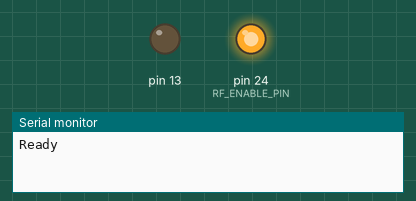
Recording of a sketch running on a simulated Arduino Mega 2560, built with avr-gcc and run on an emulated ATmega2560. Shown: output pins drawn as LEDs (lit = HIGH), the last lines printed to the serial monitor. Pins used as bus, display or sensor lines are not drawn.

Above: at 0.17 s.
At 5.6 s:
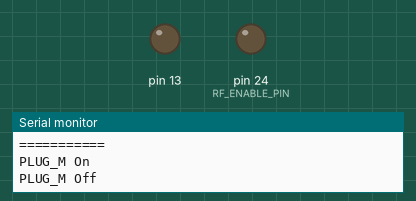
Timing chart, 0 to 7.3 s (numbered marks = the images above):
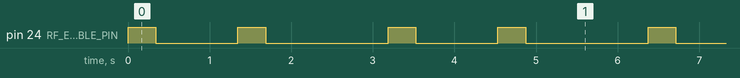

Measured:
- by itself, pin 24 (RF_ENABLE_PIN): repeats every 3.2 s: LOW 1.0 s, HIGH 0.34 s, LOW 1.5 s, HIGH 0.34 s
- by itself, everything shown: repeats every 3.2 s, in 4 steps

The sketch:

RF_transmit_test.ino
```cpp
/*
SilverCrest 91210 RCS AAA3680 - A IP20
Below code will transmit on and off signals to SilverCrest 91210 Remote Electrical Sockets

Based on code from http://forum.arduino.cc/index.php?topic=202556.msg1492685#msg1492685
Modifed by Poopi, Tested on Teensy 2.0++

Sequence had two distinct sub sequences -
1. 4x with short sync and short '1's
2. 4x with long sync and longer '1's

Codes were cycled - 4 different codes per each plug but you can choose any of these codes - I used all to mimic original RCU
Seems that 4 last bits are a PLUG identifier and first 4 bits are a remote identifier

Remaining 16 bits seems to be common for all plugs ( Plug C have reverted On/Off sequences sic! )
All codes captured from original RCU usin logic analyzer


Below setup as two Button Pins (each button pin 1 is sent to arduino pins 5 and 8 and pin 4 sent to ground)
Button 1 sends the signal
Button 2 cycles through the functions (A, B, C, D and Master)
433Mhz Transmitter set up on pins 7 and 24
Pin 27 - transmit
Pin 24 - VCC of the transmitter

LED on pin 6 flashes while sending signal
*/

#define DEBUG

/*Setup*/
#define BUTTON_PIN1    26
#define BUTTON_PIN2    25

#define RF_DATA_PIN    7
#define RF_ENABLE_PIN  24
#define BLINK_LED_PIN  6

#define MAX_CODE_CYCLES 4

#define SHORT_DELAY       380
#define NORMAL_DELAY      500
#define SIGNAL_DELAY     1500

#define SYNC_DELAY       2650
#define EXTRASHORT_DELAY 3000
#define EXTRA_DELAY     10000

enum {
  PLUG_A = 0,
  PLUG_B,
  PLUG_C,
  PLUG_D,
  PLUG_MASTER,
  PLUG_LAST
};

unsigned long signals[PLUG_LAST][2][MAX_CODE_CYCLES] = {
  { /*A*/
    {0b101111000001000101011100, 0b101100010110110110101100, 0b101110101110010001101100, 0b101101000101010100011100},
    {0b101101010010011101111100, 0b101111100011110000101100, 0b101111110111001110001100, 0b101110111000101110111100}
  },
  { /*B*/
    {0b101101110100001000110101, 0b101101101010100111100101, 0b101110011101111000000101, 0b101100100000100011110101},
    {0b101111011001101011010101, 0b101100111011111101000101, 0b101110001100011010010101, 0b101100001111000011000101}
  },
  { /*C*/
    {0b101101010010011101111110, 0b101111100011110000101110, 0b101111110111001110001110, 0b101110111000101110111110},
    {0b101110101110010001101110, 0b101101000101010100011110, 0b101111000001000101011110, 0b101100010110110110101110}
  },
  { /*D*/
    {0b101111011001101011010111, 0b101100111011111101000111, 0b101100001111000011000111, 0b101110001100011010010111},
    {0b101101110100001000110111, 0b101100100000100011110111, 0b101101101010100111100111, 0b101110011101111000000111}
  },
  { /*MASTER*/
    {0b101111100011110000100010, 0b101110111000101110110010, 0b101101010010011101110010, 0b101111110111001110000010},
    {0b101111000001000101010010, 0b101101000101010100010010, 0b101110101110010001100010, 0b101100010110110110100010}
  },
};

boolean       onOff;
unsigned char plug;
unsigned char swap;

void setup() {

  pinMode(RF_DATA_PIN, OUTPUT);
  pinMode(RF_ENABLE_PIN, OUTPUT);
  digitalWrite(RF_ENABLE_PIN,LOW);

  pinMode(BUTTON_PIN1, INPUT_PULLUP);
  pinMode(BUTTON_PIN2, INPUT_PULLUP);
  pinMode(13, OUTPUT);
  Serial.begin(9600);
  Serial.println("Ready");
  swap  = 0;
  plug  = PLUG_C;
}

void loop() {

    plug++;
    plug%=PLUG_LAST;
    for (byte a=0; a<=1; a++) {
      onOff = a;
      digitalWrite(BLINK_LED_PIN,HIGH);
      ActivatePlug(plug,onOff);
      digitalWrite(BLINK_LED_PIN,LOW);
      #ifdef DEBUG
      Serial.print("PLUG_");
      Serial.print(plug == PLUG_MASTER?'M':(char)('A'+plug));
      Serial.print(" ");
      Serial.println(onOff?"Off":"On");
      //Serial.println(signal, BIN);
      #endif
      delay(1000);
    }
    Serial.println("===========");
    delay(500);
}


void sendSync(){
  digitalWrite(RF_DATA_PIN, HIGH);
  delayMicroseconds(SHORT_DELAY);
  digitalWrite(RF_DATA_PIN, LOW);
  delayMicroseconds(SYNC_DELAY - SHORT_DELAY);
}

void sendValue(boolean value, unsigned int base_delay){
  unsigned long d = value? SIGNAL_DELAY - base_delay : base_delay;
  digitalWrite(RF_DATA_PIN, HIGH);
  delayMicroseconds(d);
  digitalWrite(RF_DATA_PIN, LOW);
  delayMicroseconds(SIGNAL_DELAY - d);
}

void longSync(){
  digitalWrite(RF_DATA_PIN, HIGH);
  delayMicroseconds(EXTRASHORT_DELAY);
  digitalWrite(RF_DATA_PIN, LOW);
  delayMicroseconds(EXTRA_DELAY - EXTRASHORT_DELAY);
}

void ActivatePlug(unsigned char PlugNo, boolean On) {
  if( PlugNo < PLUG_LAST ) {

    digitalWrite(RF_DATA_PIN,LOW);
    digitalWrite(RF_ENABLE_PIN,HIGH);
    delayMicroseconds(1000);

    unsigned long signal = signals[PlugNo][On][swap];

    swap++;
    swap%=MAX_CODE_CYCLES;

    for (unsigned char i=0; i<4; i++) { // repeat 1st signal sequence 4 times
      sendSync();
      for (unsigned char k=0; k<24; k++) { //as 24 long and short signals, this loop sends each one and if it is long, it takes it away from total delay so that there is a short between it and the next signal and viceversa
        sendValue(bitRead(signal, 23-k),SHORT_DELAY);
      }
    }
    for (unsigned char i=0; i<4; i++) { // repeat 2nd signal sequence 4 times with NORMAL DELAY
      longSync();
      for (unsigned char k=0; k<24; k++) {
        sendValue(bitRead(signal, 23-k),NORMAL_DELAY);
      }
    }
    digitalWrite(RF_ENABLE_PIN,LOW);
  }
}

/*

A on codes:
101100010110110110101100
101110101110010001101100
101111000001000101011100
101101000101010100011100

A off codes:
101101010010011101111100
101111100011110000101100
101111110111001110001100
101110111000101110111100

B on codes:
101101110100001000110101
101101101010100111100101
101110011101111000000101
101100100000100011110101

B off codes:
101111011001101011010101
101100111011111101000101
101110001100011010010101
101100001111000011000101

C on codes:
101101010010011101111110
101111100011110000101110
101111110111001110001110
101110111000101110111110

C off codes:
101110101110010001101110
101101000101010100011110
101111000001000101011110
101100010110110110101110

D on codes:
101111011001101011010111
101100111011111101000111
101100001111000011000111
101110001100011010010111

D off codes:
101101110100001000110111
101100100000100011110111
101101101010100111100111
101110011101111000000111

MASTER on codes:
101111100011110000100010
101110111000101110110010
101101010010011101110010
101111110111001110000010

MASTER off codes:
101111000001000101010010
101101000101010100010010
101110101110010001100010
101100010110110110100010

*/
```
